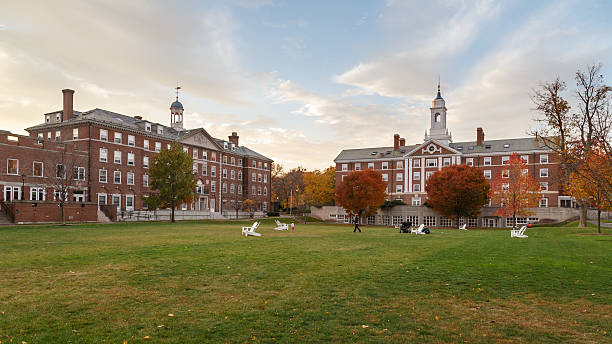
#> input picture Gesture Acrade Project/SOC-week 1&2/images&videos/harvard.jpg, 612 x 344 px, found by its file name
$ python rescaling.py
#> lines starting #> are read from the running program, lines starting #| are printed output that depends on the picture
#> further down, harvard is the input picture: shape (344, 612, 3); mean B, G, R 112.6, 137.8, 144.6
""" this is the code for rescalling as well as cropping"""

import cv2

def rescalling(frame,scale):
#> called with scale = 0.75
    width= int(frame.shape[1]*scale)
#> width = 459
    height= int(frame.shape[0]*scale)
#> height = 258
    dimensions=(height,width)
#> dimensions = (258, 459)
    return cv2.resize(frame,dimensions,interpolation=cv2.INTER_AREA)
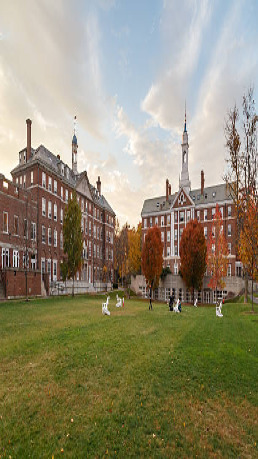
#> returned value: shape (459, 258, 3); mean of channels 0, 1, 2 112.6, 137.8, 144.6; drawn as B, G, R

# normal image
harvard= cv2.imread("Gesture Acrade Project/SOC-week 1&2/images&videos/harvard.jpg")
cv2.imshow("Harvard",harvard)

# resizing by same factor then we will use a function
resized_harvard=rescalling(harvard,0.75)
cv2.imshow("resized harvard",resized_harvard)
print(harvard.shape)
#| (344, 612, 3)

# resizing by different factor
resized= cv2.resize(harvard,(500,300),interpolation=cv2.INTER_AREA)
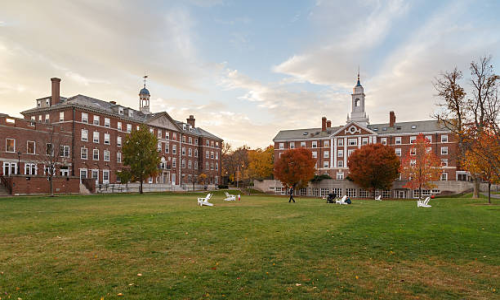
#> resized: shape (300, 500, 3); mean B, G, R 112.6, 137.8, 144.6
cv2.imshow("resized",resized)


# this will crop the image  , numbers are like first- top to bottom then left to right . this covers an rectangle
cropping=harvard[0:harvard.shape[0]//2,0:harvard.shape[1]//2]
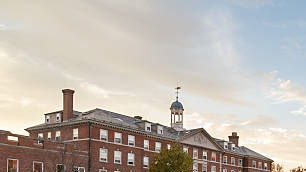
#> cropping: shape (172, 306, 3); mean B, G, R 176.5, 184, 191
cv2.imshow("cropped image",cropping)
cv2.waitKey(0)
